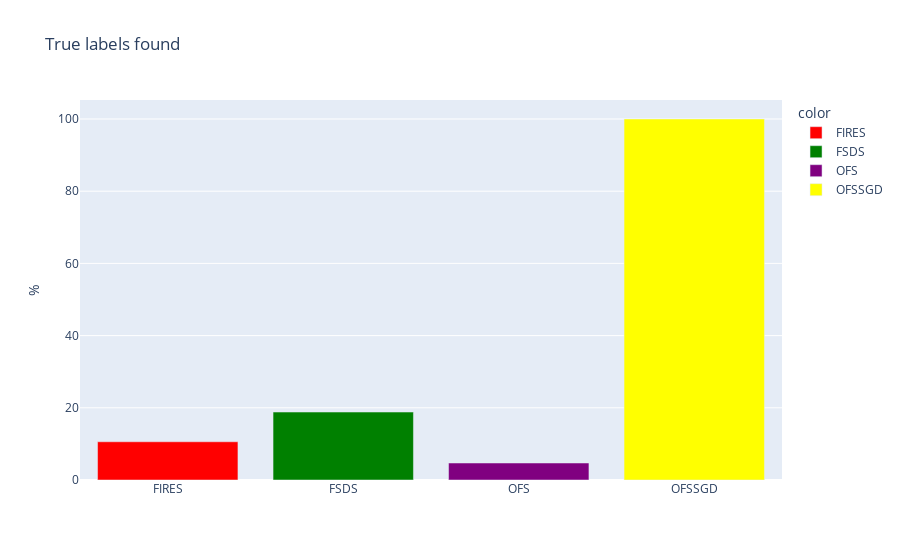

Source (notebook cell):
### Code cell
if check_ftrs:
    col_names = ["FIRES","FSDS", "OFS", "OFSSGD"]
    values = [fires_perc_ftr_found, fsds_perc_ftr_found, ofs_perc_ftr_found, ofssgd_perc_ftr_found]
    fig = px.bar(x=col_names, y=values, title="True labels found", labels={"y":"%", "x":""}, color=col_names, color_discrete_map={'FIRES': 'red', 
                                                   'FSDS': 'green', 'OFS': 'purple', "OFSSGD":"yellow"})
    fig.show()

### Figure 1 — Plotly figure (JSON) as saved in the notebook; plotly's stock layout.template omitted (floating-point values rounded to 4 significant figures)
{"data": [{"alignmentgroup": "True", "hovertemplate": "color=FIRES<br>=%{x}<br>%=%{y}<extra></extra>", "legendgroup": "FIRES", "marker": {"color": "red"}, "name": "FIRES", "offsetgroup": "FIRES", "orientation": "v", "showlegend": true, "textposition": "auto", "type": "bar", "x": ["FIRES"], "xaxis": "x", "y": [10.59], "yaxis": "y"}, {"alignmentgroup": "True", "hovertemplate": "color=FSDS<br>=%{x}<br>%=%{y}<extra></extra>", "legendgroup": "FSDS", "marker": {"color": "green"}, "name": "FSDS", "offsetgroup": "FSDS", "orientation": "v", "showlegend": true, "textposition": "auto", "type": "bar", "x": ["FSDS"], "xaxis": "x", "y": [18.82], "yaxis": "y"}, {"alignmentgroup": "True", "hovertemplate": "color=OFS<br>=%{x}<br>%=%{y}<extra></extra>", "legendgroup": "OFS", "marker": {"color": "purple"}, "name": "OFS", "offsetgroup": "OFS", "orientation": "v", "showlegend": true, "textposition": "auto", "type": "bar", "x": ["OFS"], "xaxis": "x", "y": [4.706], "yaxis": "y"}, {"alignmentgroup": "True", "hovertemplate": "color=OFSSGD<br>=%{x}<br>%=%{y}<extra></extra>", "legendgroup": "OFSSGD", "marker": {"color": "yellow"}, "name": "OFSSGD", "offsetgroup": "OFSSGD", "orientation": "v", "showlegend": true, "textposition": "auto", "type": "bar", "x": ["OFSSGD"], "xaxis": "x", "y": [100], "yaxis": "y"}], "layout": {"barmode": "relative", "legend": {"title": {"text": "color"}, "tracegroupgap": 0}, "title": {"text": "True labels found"}, "xaxis": {"anchor": "y", "domain": [0, 1], "title": {"text": ""}}, "yaxis": {"anchor": "x", "domain": [0, 1], "title": {"text": "%"}}}}
